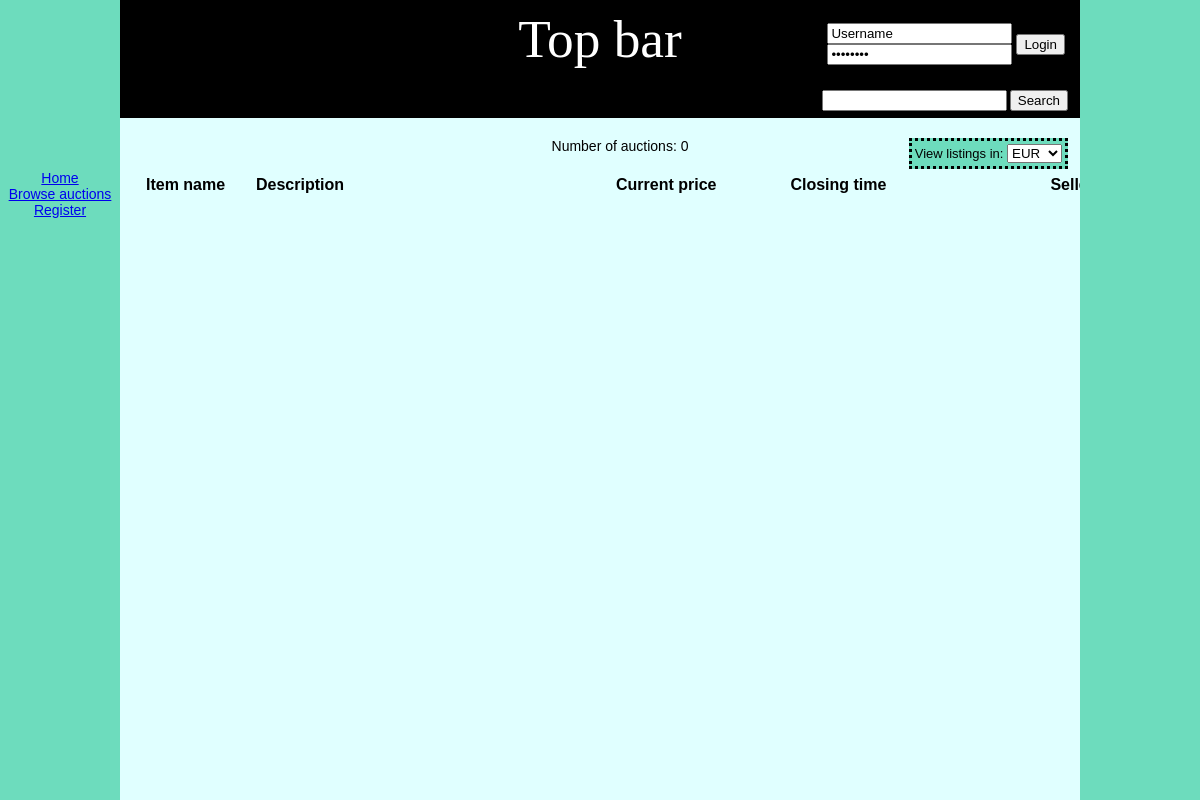
The app's page /auctions/, older data.
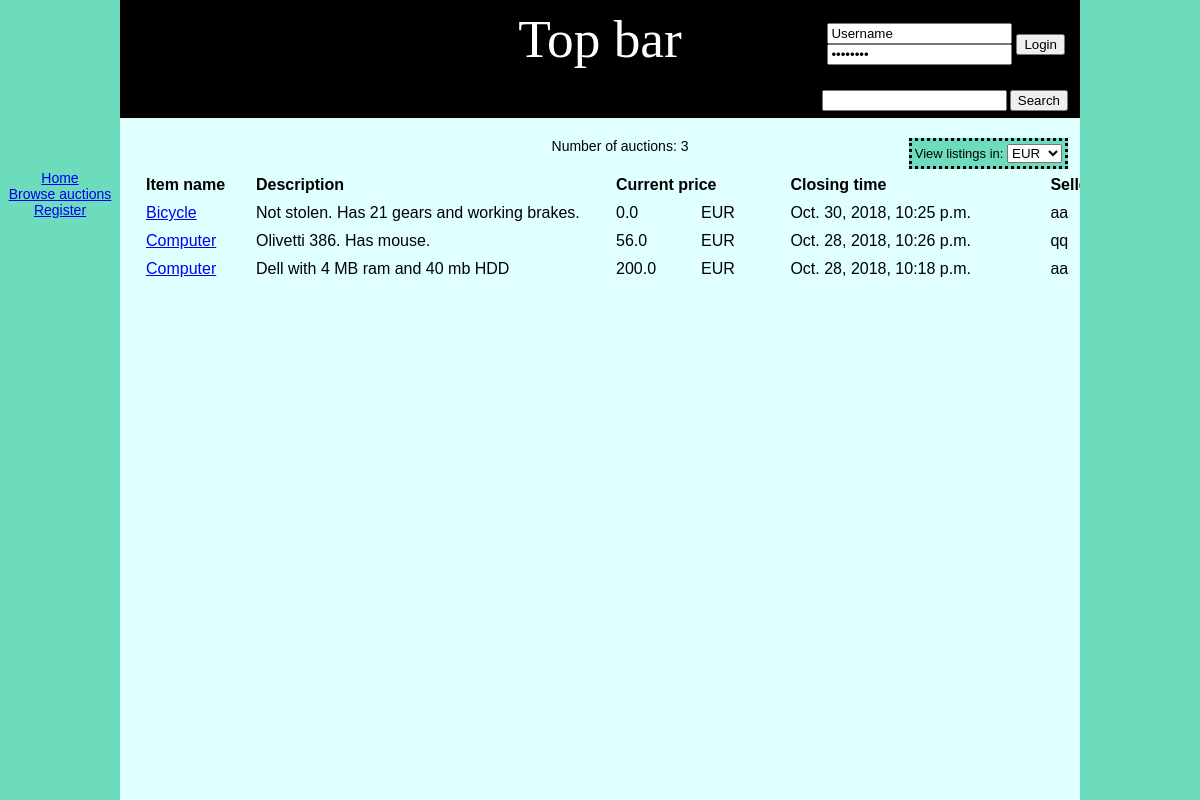
The same page, newer data.
### auctionApp/models.py (models this page shows, shortened)
class Auction(models.Model):
    seller_id = models.IntegerField()
    seller_name = models.CharField(max_length=20)
    seller_email = models.EmailField()
    title = models.CharField(max_length=100, null=False, blank=False)
    description = models.TextField(null=False, blank=False)
    starting_price = models.FloatField()
    current_price = models.FloatField()
    current_winner_id = models.IntegerField(null=True, blank=True)
    current_winner_name = models.CharField(max_length=20, default='No bids yet.')
    time_posted = models.DateTimeField()
    time_closing = models.DateTimeField()
    hash_id = models.CharField(max_length=256)
    active = models.BooleanField(default=True)
    banned = models.BooleanField(default=False)
    resolved = models.BooleanField(default=False)

### auctionApp/auctions_browse.py (the view, shortened to what this page needs)
# urls.py: path('auctions/', BrowseAuctions.as_view(), name='auctions'),
class BrowseAuctions(View):
    def get(self, request, **messages):
        if not 'currency' in request.session:
            request.session['currency'] = 'EUR'
        if not 'currencies' in request.session:
            request.session['currencies'] = Currency.code_list()
        auctions = Auction.objects.all().filter(active=True, banned=False).order_by('-time_closing')
        info_message = messages.get('info_message')
        error_message = messages.get('error_message')
        return render(request, 'browse.html', {'auctions': auctions,
                                               'info_message': info_message,
                                               'error_message': error_message, })

### auctionApp/currency.py (called while the page is built)
    def code_list(**type):
        with open('./testdata.json', 'r') as infile:
            data = infile.read().replace('\n', '')
        parsed = json.loads(data)
        keylist = []
        for key in parsed['rates'].keys():
            if type.get('type') == 'pairlist':
                keylist.append([key, key])
            else:
                keylist.append(key)
            rate = parsed['rates'][key]
        return keylist

### templates/browse.html
{% extends "base.html" %}
{% block content %}
    {% include 'currency_picker.html' %}
    Number of auctions: {{ auctions.count }}<br><br>
    <table border="0" cellpadding="4">
            <tr>
                <th width="100">
                    Item name
                </th>
                <th width="350">
                    Description
                </th>
                <th colspan="2" width="300">
                    Current price
                </th>
                <th width="250">
                    Closing time
                </th>
                <th>
                    Seller
                </th>
            </tr>
        {% for auction in auctions %}
            <tr>
                <td>
                    <a href="{% url 'auctions' %}{{ auction.id }}">{{ auction.title }}</a>
                </td>
                <td>
                    {{ auction.description }}
                </td>
                <td width="75">
                    {{ auction.current_price }}
                </td>
                <td>
                    {{ request.session.currency }}
                </td>
                <td>
                    {{ auction.time_closing }}
                </td>
                <td>
                    {{  auction.seller_name }}
                </td>
            </tr>
        {% endfor %}
    </table>
{% endblock %}

### templates/base.html (shortened to what this page needs)
{% load i18n %}
{% load static %}
<html>
<head>
</head>
<body>
{% include "navigation.html" %}
{% include "top.html" %}
<div class="content">
    {% block content %}
    {% endblock %}
</div>
<div class="right"></div>
</body>
</html>

### templates/navigation.html (shortened to what this page needs)
<div class="navigation">
    <a href="{% url 'home' %}">Home</a><br>
    <a href="{% url 'auctions' %}">Browse auctions</a><br>
    {% if user.is_authenticated %}
        <a href="{% url 'auctionAdd' %}">Add auction item</a><br>
    {%  else %}
        <a href="{% url 'signup' %}">Register</a><br>
    {% endif %}
</div>

### templates/top.html
<div class="top">
    Top bar
    {% include 'search_bar.html' %}
    {% include 'login.html' %}
</div>

### templates/search_bar.html (shortened to what this page needs)
<div class="search">
    <form action="{% url 'search' %}" method="POST" class="search">
        <input id="search" name="search" type="text" />
        <button type="submit">Search</button>
    </form>
</div>

### templates/login.html (shortened to what this page needs)
{% if not user.is_authenticated %}
    <form action="{% url 'login' %}" method="POST" class="login">
        <table>
            <tr>
                <td>
                    <input id="username" name="username" type="text", value="Username" /><br>
                    <input id="password" name="password" type="password", value="Password"/>
                </td>
                <td>
                    <button type="submit">Login</button>
                </td>
            </tr>
        </table>
    </form>
{% endif %}

### templates/currency_picker.html (shortened to what this page needs)
<form action="{% url 'change_currency' %}" method="POST" class="login" style="background-color: #6DDCBD; padding: 3px;border: black; border-style: dotted">
    View listings in:
    <select>
        {% for code in request.session.currencies %}
            <option value="{{ code }}"
                {% if code == request.session.currency %}
                    selected
                {% endif %}>{{ code }}</option>
        {% endfor %}
    </select>
</form>

Row changes from the older to the newer data that the page shows:
added Auction: title "Bicycle", description "Not stolen. Has 21 gears and working brakes.", current_price "0.0", session.currency "EUR", time_closing "Oct. 30, 2018, 10:25 p.m.", seller_name "aa"
added Auction: title "Computer", description "Olivetti 386. Has mouse.", current_price "56.0", session.currency "EUR", time_closing "Oct. 28, 2018, 10:26 p.m.", seller_name "qq"
added Auction: title "Computer", description "Dell with 4 MB ram and 40 mb HDD", current_price "200.0", session.currency "EUR", time_closing "Oct. 28, 2018, 10:18 p.m.", seller_name "aa"
Text that changed along with them:
{{ auctions.count }}: "0" → "3"
